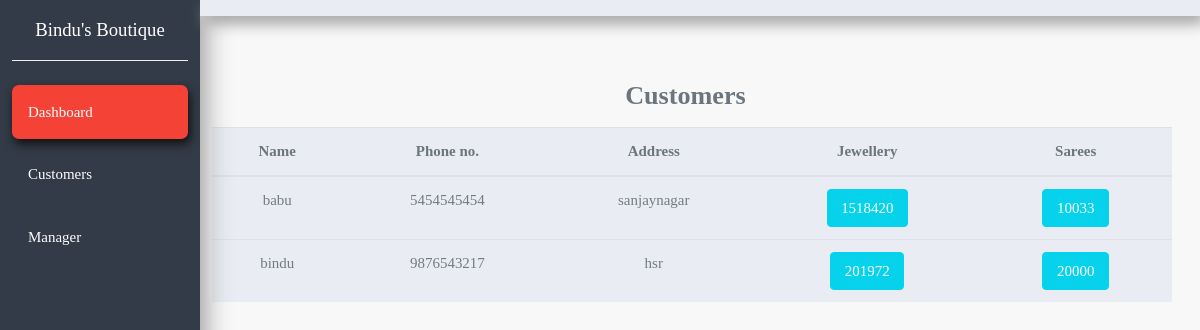
The app's page /customers/ with its own data.
### crm/models.py (models this page shows, shortened)
class Customer(models.Model):
    name = models.CharField(max_length=200, null=True)
    phone = models.CharField(max_length=200, null=True)
    address = models.CharField(max_length=200, null=True)
    date_created = models.DateTimeField(auto_now_add=True, null=True)
    def __str__(self):
        return self.name

### crm/views.py (the view)
# urls.py: path('customers/', views.customers, name="customers"),
def customers(request):
    customers = Customer.objects.all().order_by("name")
    order_summary = Order.objects.values('customer__id','customer__name','customer__phone','customer__address','category').annotate(a=Sum('cost')).values('a','customer__id','customer__name','customer__phone','customer__address','category')
    for c in customers:
        c.j='-'
        c.s='-'
        for o in order_summary:
            if c.id == o['customer__id']:
                if o['category']=='J' : c.j=o['a']
                if o['category']=='S' : c.s=o['a']
    print(customers)
    return render(request, 'crm/customers.html',{'customers' : customers})

### crm/templates/crm/customers.html (shortened to what this page needs)
{% extends 'crm/base1.html'%}
{% block content %}
<section>
    <div class="container-fluid">
      <div class="row mb-5">
        <div class="col-xl-10 col-lg-9 col-md-8 ml-auto mt-5">
          <div class="row align-items-center">
            <div class="col mt-3 mr-3">
                <h3 class="text-muted text-center mb-3">Customers&nbsp;&nbsp;<a data-toggle="modal" href="#customerModal"></a></h3>
                <table class="table table-striped bg-light text-center">
                <thead>
                  <tr class="text-muted">
                    <th>Name</th>
                    <th>Phone no.</th>
                    <th>Address</th>
                    <th>Jewellery</th>
                    <th>Sarees</th>
                  </tr>
                </thead>
                <tbody>
                  {%  for customer in customers %}
                    <tr>
                      <td>{{customer.name}}</td>
                      <td>{{customer.phone}}</td>
                      <td>{{customer.address}}</td>
                      <td><a href="/customer_detail/{{customer.id}}/?category=J" class="btn btn-info">{{customer.j}}</a></td>
                      <td><a href="/customer_detail/{{customer.id}}/?category=S" class="btn btn-info">{{customer.s}}</a></td>
                    </tr>
                  {% endfor %}
                </tbody>
              </table>
            </div>
          </div>
        </div>
      </div>
    </div>
</section>
{% endblock %}

### static/css/base.css (style rules this page uses)
body { font-family: 'Montserrat', sans-serif; background-color: #eee; }

### records on screen
Customer: name "babu", phone "5454545454", address "sanjaynagar", j "1518420", s "10033"
Customer: name "bindu", phone "9876543217", address "hsr", j "201972", s "20000"
